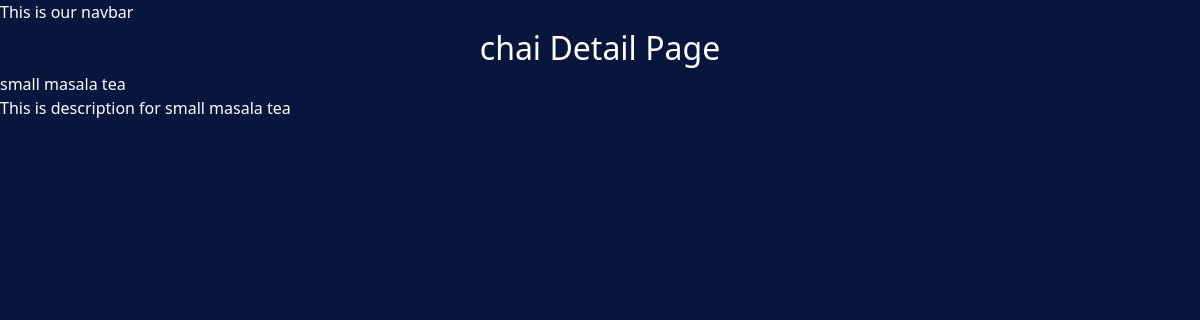
Page /chai/2/ on the committed database.
### chai/models.py (models this page shows, shortened)
class ChaiVarity(models.Model):
    CHAI_TYPE_CHOICE = [
        ('ML', 'MASALA'),
        ('GR', 'GINGER'),
        ('KL', 'KIWI'),
        ('PL', 'PLAIN'),
        ('EL', 'ELACHI'),
    ]
    name = models.CharField(max_length=100)
    image = models.ImageField(upload_to='chais/')
    date_added = models.DateTimeField(default=timezone.now)
    type = models.CharField(max_length=2, choices=CHAI_TYPE_CHOICE)
    description = models.TextField(default='')

### chai/views.py (the view)
# urls.py: path('<int:chai_id>/', views.chai_detail, name='chai_detail'),
def chai_detail(request, chai_id):
    chai = get_object_or_404(ChaiVarity, pk=chai_id)
    return render(request, 'chai/chai_detail.html', {'chai':chai})

### chai/templates/chai/chai_detail.html (shortened to what this page needs)
{% extends "website/layout.html" %}
{% block content %}
<h1>chai Detail Page</h1>
<h3>{{chai.name}}</h3>
<p>{{chai.description}}</p>
{% endblock  %}

### static/style.css (style rules this page uses)
body { background-color: #08153d; color: #FFFFFF; }
h1 { text-align: center; font-size: 2em; }

### rows in the picture
ChaiVarity: name "small masala tea", description "This is description for small masala tea"
